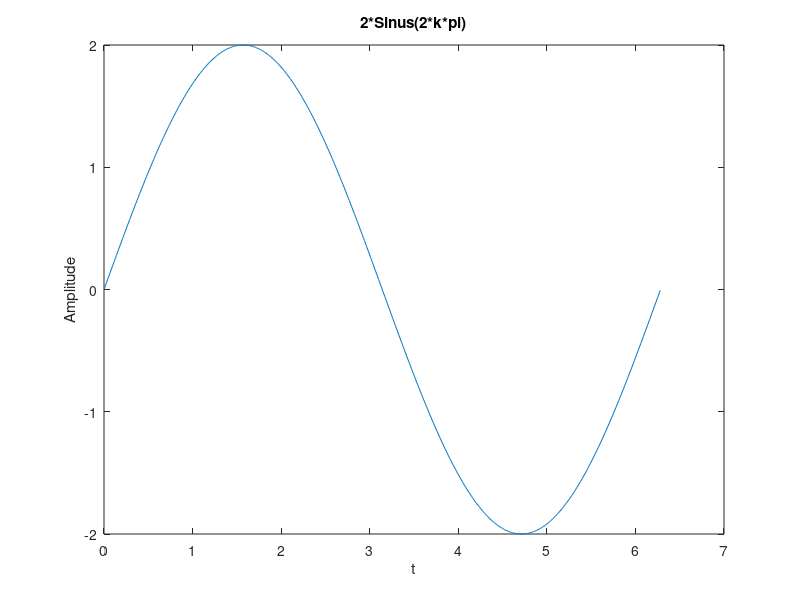

Source code (MATLAB): (Note: this script raises an error after producing the figure.)
function [] = mySinus()
    
    pi = 3.141;
    k = 1;
    t = (0 : 0.01 : k*2*pi);
    y = 2*sin(t);
    
    figure(1)
    plot(t,y);
    title('2*Sinus(2*k*pi)')
    xlabel('t');
    ylabel('Amplitude');
    saveas(gcf, 'mysinus.png');
    
    figure(2)
    histogram(y);
    title('Histogramm der Amplituden des Sinus');
    xlabel('Amplituden');
    ylabel('Anzahl');
    saveas(gcf, 'histogramm sinus.png');
    

end

